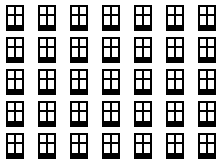
#> input picture Project2_04_Symmetrien/CleanWindows.png, 223 x 164 px
$ python Aufgabe03.py   (older library calls are emulated)
#> lines starting #> are read from the running program, lines starting #| are printed output that depends on the picture; after the words box and inside, x2 and y2 are one past the last pixel; in counts of white or black regions, pixels touching at a corner belong together
import random, operator, imageio
import matplotlib.pylab as plt
import numpy as np
from datetime import datetime
from skimage.feature import hog
from skimage import data, exposure


einfach = imageio.imread('CleanWindows.png')
#> einfach is the input picture: shape (164, 223, 3); 73.6% white; 35 black regions, largest, box (x1, y1, x2, y2) and area: (6, 5, 24, 31) 276, (38, 5, 56, 31) 276, (70, 5, 88, 31) 276
#einfach2 = misc.imread('CleanWindowsRed.png')
mittel = imageio.imread('CurvyWindows.png')
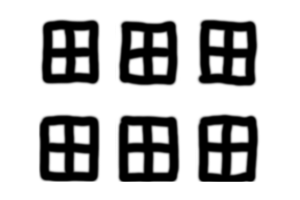
#> input picture Project2_04_Symmetrien/CurvyWindows.png, 300 x 200 px
#> mittel is the input picture: shape (200, 300, 3); min 0, max 255, mean 188.6
hard_t = imageio.imread('monge_true.png')
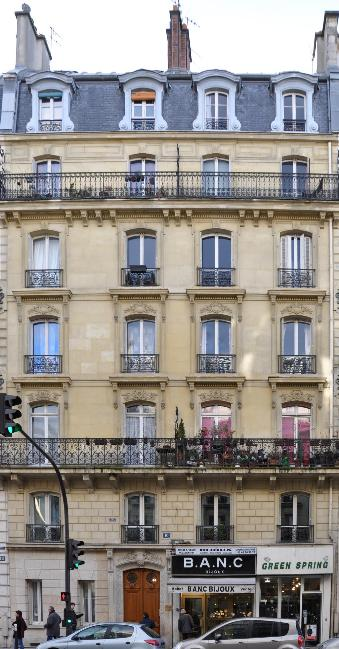
#> input picture Project2_04_Symmetrien/monge_true.png, 339 x 649 px
#> hard_t is the input picture: shape (649, 339, 4); mean R, G, B, A 148, 143.5, 139.9, 255
hard_s = imageio.imread('monge_simple.png')
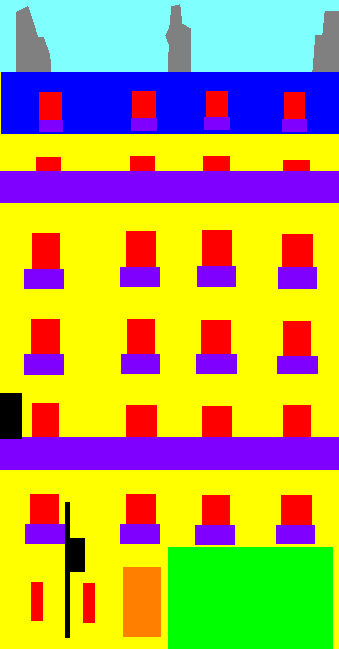
#> input picture Project2_04_Symmetrien/monge_simple.png, 339 x 649 px
#> hard_s is the input picture: shape (649, 339, 3); mean R, G, B 179.9, 166.9, 83.9


def plti(img):
    plt.imshow(img)
    plt.axis('off')


# [60 lines left out: functions plot_patches, crop, crop_random, find_symmetry, find_symmetry_2, not called in this run]


def find_symmetry_HOG(A, B, like):
    """
    this function takes 2 images and makes two HOG images.
    :param A: first image (original)
    :param B: second image (simple image)
    :param like: no use
    :return: nothing, just plots an HOG image A and B
    :comment: by adjusting orientations = x, pixels_per_cell=(y, y),
    cells_per_block=(z, z) we may recieve better sample for further comparison
    """
#> called with like = 70
    fig, (ax1, ax2) = plt.subplots(1, 2, figsize=(8, 4), sharex=True, sharey=True)

    fd_A, hog_image_A = hog(A, orientations=9, pixels_per_cell=(20, 20),
                    cells_per_block=(10, 10), visualize=True, multichannel=True)
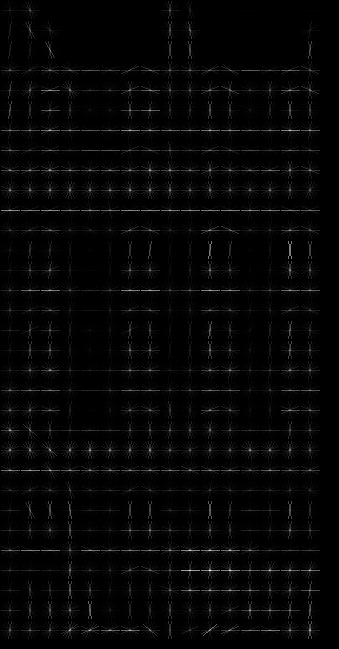
#> hog_image_A: shape (649, 339) float64; min 0, max 62.38, mean 1.4; drawn with min black and max white

    fd_B, hog_image_B = hog(B, orientations=8, pixels_per_cell=(16, 16),
                            cells_per_block=(1, 1), visualize=True, multichannel=True)
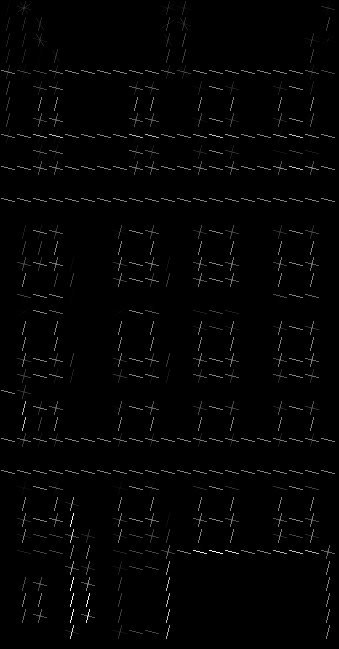
#> hog_image_B: shape (649, 339) float64; min 0, max 63.75, mean 0.9; drawn with min black and max white
#> fd_B = 6720 values, max 1 at index 0, min 0 at index 1, mean 0.0781

    # plotting

    ax1.axis('off')
    hog_image_rescaled_before = exposure.rescale_intensity(hog_image_A, in_range=(0, 10))
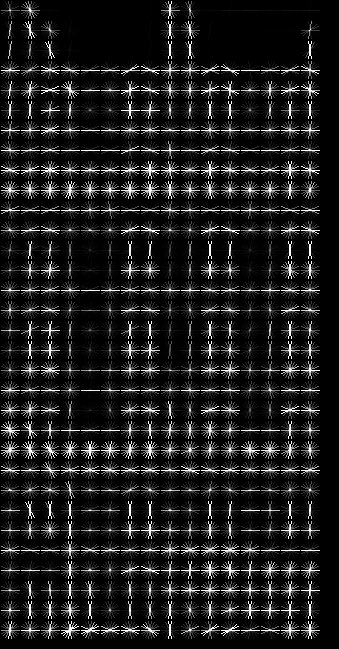
#> hog_image_rescaled_before: shape (649, 339) float64; min 0, max 1, mean 0.115
    ax1.imshow(hog_image_rescaled_before, cmap=plt.cm.gray)
    ax1.set_title('Image A')

    # Rescale histogram for better display
    hog_image_rescaled = exposure.rescale_intensity(hog_image_B, in_range=(0, 10))
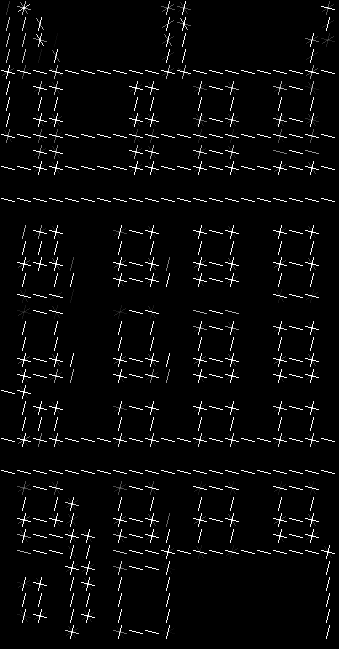
#> hog_image_rescaled: shape (649, 339) float64; min 0, max 1, mean 0.0351

    ax2.axis('off')
    ax2.imshow(hog_image_rescaled, cmap=plt.cm.gray)
    ax2.set_title('Image B')
    plt.show()


# [53 lines left out: functions HOG, find_symmetry_3, not called in this run]


class Patch:
    def __init__(self, img):
        self.img = img
        self.count_symm = 0

    def __repr__(self):
        return self.img

    def add_symmetry(self):
        self.count_symm += 1

# [27 lines left out: function test, not called in this run]

########
##main##
########
#### Teil 1
time = 1    # second for algorithm
k = 12      # (size of a Patch)

#test(einfach, time, k, "Teil 1, einfach", function=find_symmetry, bound=1000)

time = 5
k = 32
#test(mittel, time, k, "Teil 1, mittel", function=find_symmetry, bound=1000)

#### Teil 2
time = 10   # second for algorithm
k = 32      # (size of a Patch)
like = 0    # SSD difference allowed
#test(einfach, time, k, "Teil 2, einfach", like=like, function=find_symmetry_2, bound=1000)

time = 10   # second for algorithm
k = 50      # (size of a Patch)
like = 70   # SSD difference allowed
#test(mittel, time, k, "Teil 2, mittel", like=like, function=find_symmetry_2, bound=100)

#### Teil 3
time = 10   # second for algorithm
k = 70      # (size of a Patch)
like = 70   # SSD difference allowed
find_symmetry_HOG(hard_t, hard_s, like)
#test(mittel, time, k, like=like, function=find_symmetry_HOG, bound=100000)
